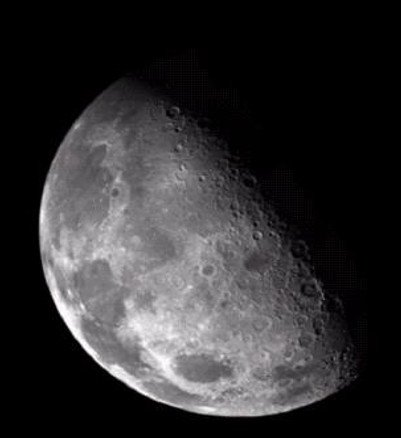
#> input picture labs/lab7/images/moon.jpg, 401 x 438 px; its folder holds 3 pictures in this run; the run also reads 2 pictures not shown here
$ jupyter execute lab7.ipynb   (shell and % lines are left out)   (older library calls are emulated)
#> lines starting #> are read from the running program, lines starting #| are printed output that depends on the picture; after the words box and inside, x2 and y2 are one past the last pixel; in counts of white or black regions, pixels touching at a corner belong together
lab7
\
jaber alsaikhan
\
2240006539

# ARTI 404 - Image Processing
## Lab 7: Laplacian Filter, and Mathematical & Statistical Filters

The lab has two parts:

- **Part A** sharpens an image with the Laplacian filter, first with a manually
  defined kernel and `cv2.filter2D`, then with `cv2.Laplacian`.
- **Part B** adds four kinds of noise to an image and removes it with the
  mean filters (arithmetic, geometric, harmonic, contra-harmonic) and the
  order-statistic filters (median, max, min, midpoint).

The images the manual reads (`moon.jpg` and `noise.jpg`), plus a real
salt-and-pepper image used for the median filter, are in `labs/lab7/images/`.

[cell 1]
import os

import cv2
import numpy as np
from matplotlib import pyplot as plt
from skimage.metrics import peak_signal_noise_ratio as psnr

plt.rc('text', usetex=False)
# Noisy images compress badly as PNG, so figures are embedded as JPEG to keep
# the notebook small.

IMAGES_DIR = "images"
for f in sorted(os.listdir(IMAGES_DIR)):
    im = cv2.imread(os.path.join(IMAGES_DIR, f), 0)
    print(f"{f:16s} {im.shape}")
#| moon.jpg         (438, 401)

# Part A: Laplacian Filter

The Laplacian is the second derivative of the image,
`∇²f = ∂²f/∂x² + ∂²f/∂y²`. In discrete form it is the kernel

```
0  1  0
1 -4  1
0  1  0
```

It is 0 in flat regions and has a strong positive/negative response on both
sides of every edge, so it highlights fine detail. Adding that detail back to
the original image sharpens it.

## Apply Laplacian Filter on Image to get Sharp Image

[cell 2]
# ================ ( Laplacian Filter ) ===================


# 0. Image file path
imgFile = os.path.join(IMAGES_DIR, "moon.jpg")

# 1. Load image and convert to grayscale
img = cv2.imread(imgFile, 0)

# 2. Manually define the Laplacian Kernel
# This is the standard 3x3 kernel that detects horizontal and vertical edges
manual_kernel = np.array([
    [0,  1,  0],
    [1, -4,  1],
    [0,  1,  0]
], dtype=np.float32)

# 3. Apply the filter using filter2D
# For Laplacian, use cv2.CV_64F to avoid clipping negative values
laplacian_manual = cv2.filter2D(img, cv2.CV_64F, manual_kernel)
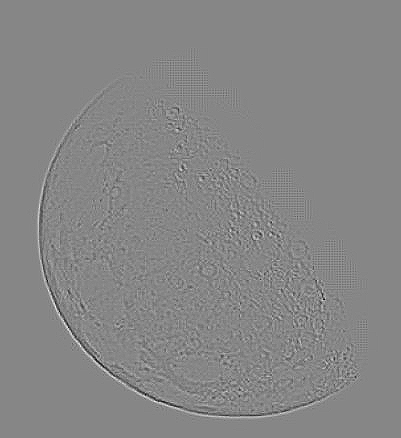
#> laplacian_manual: shape (438, 401) float64; min -123, max 110, mean 0; drawn with min black and max white

# 4. Take absolute value and convert back to 8-bit (0-255)
laplacian_abs = cv2.convertScaleAbs(laplacian_manual)

finalImage = img + laplacian_abs

# 5. Display images
plt.figure(figsize=(12, 10))
plt.subplot(221), plt.imshow(img, cmap='gray'), plt.title('Original Image')
plt.subplot(222), plt.imshow(laplacian_manual, cmap='gray'), plt.title('Laplacian Image')
plt.subplot(223), plt.imshow(laplacian_abs, cmap='gray'), plt.title('Convert with Abs Scale')
plt.subplot(224), plt.imshow(finalImage, cmap='gray'), plt.title('Final Image')
plt.show()

The Laplacian image is mid-gray in flat areas and shows the crater rims as
bright/dark pairs. `convertScaleAbs` keeps only the edge strength.

Two things are wrong with `finalImage = img + laplacian_abs`:

1. **Overflow.** Both arrays are `uint8`, so the sum wraps around modulo 256: a
   bright pixel (200) plus a strong edge (100) becomes 44, not 255. That is why
   some crater rims turn black in the final image.
2. **Sign.** Taking the absolute value throws away which side of the edge a
   pixel is on, so the image is only brightened along edges. Sharpening needs
   the dark side of an edge to get darker *and* the bright side brighter.
   Because the centre coefficient of this kernel is negative, the correct
   formula is `g = f - ∇²f`.

[cell 3]
wrapped = (img.astype(np.int32) + laplacian_abs) > 255
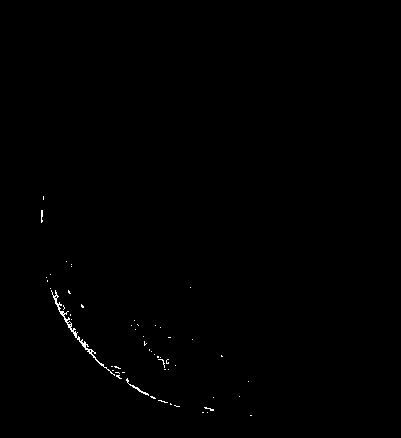
#> wrapped: shape (438, 401) bool; 0.31% white in thin lines or dots, all inside (x1, y1, x2, y2) = (41, 196, 252, 416)
print(f"Pixels that overflowed in img + laplacian_abs: {wrapped.sum()} "
      f"({100 * wrapped.mean():.2f}% of the image)")
#| Pixels that overflowed in img + laplacian_abs: 541 (0.31% of the image)

# Correct sharpening: work in float, subtract the signed Laplacian, then clip.
sharp_4 = np.clip(img.astype(np.float64) - laplacian_manual, 0, 255).astype(np.uint8)

# The alternative kernel from the manual also includes the diagonal neighbours.
kernel_8 = np.array([
    [1,  1,  1],
    [1, -8,  1],
    [1,  1,  1]
], dtype=np.float32)
laplacian_8 = cv2.filter2D(img, cv2.CV_64F, kernel_8)
sharp_8 = np.clip(img.astype(np.float64) - laplacian_8, 0, 255).astype(np.uint8)
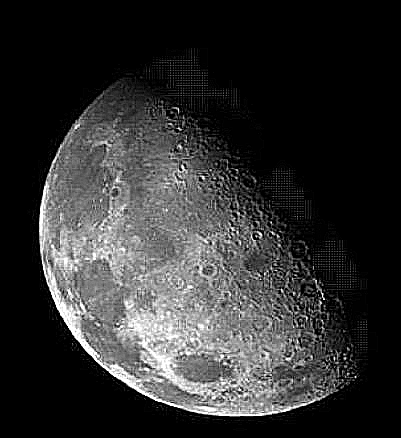
#> sharp_8: shape (438, 401); min 0, max 255, mean 48.7

fig, ax = plt.subplots(2, 2, figsize=(12, 13), layout="constrained")
ax[0, 0].imshow(img, cmap='gray', vmin=0, vmax=255), ax[0, 0].set_title('Original Image')
ax[0, 1].imshow(finalImage, cmap='gray', vmin=0, vmax=255), ax[0, 1].set_title('img + |Laplacian| (uint8 overflow)')
ax[1, 0].imshow(sharp_4, cmap='gray', vmin=0, vmax=255), ax[1, 0].set_title('img - Laplacian (4-neighbour kernel)')
ax[1, 1].imshow(sharp_8, cmap='gray', vmin=0, vmax=255), ax[1, 1].set_title('img - Laplacian (8-neighbour kernel)')
for a in ax.flat:
    a.axis('off')
plt.show()

With `img - Laplacian` the craters and the terminator (the line between the lit
and dark halves) are clearly sharper, with no black artefacts. The 8-neighbour
kernel also responds to diagonal edges and its centre weight is larger, so it
sharpens more strongly.

### Using `cv2.Laplacian`

The second version blurs the image first: the Laplacian is a second
derivative, so it amplifies noise, and a small Gaussian blur stops it from
treating noise as edges. `cv2.Laplacian` with the default `ksize=1` uses the
same 4-neighbour kernel as above.

[cell 4]
# ================== ( Laplacian Filter ) ===============

# 1. Optional: Apply Gaussian Blur to reduce noise
# This prevents the algorithm from picking up tiny details as edges
blurred = cv2.GaussianBlur(img, (3, 3), 0)

# 2. Apply the Laplacian Algorithm
# Use CV_64F to capture both positive and negative gradients (essential for edges)
laplacian = cv2.Laplacian(blurred, cv2.CV_64F)

# 3. Convert back to 8-bit image to view it properly
laplacian_8bit = cv2.convertScaleAbs(laplacian)

# 4. Adding Laplace and origianl Image
finalImage2 = img + laplacian_8bit

# 5. Display images
plt.figure(figsize=(12, 10))
plt.subplot(221), plt.imshow(img, cmap='gray'), plt.title('Original Image')
plt.subplot(222), plt.imshow(laplacian, cmap='gray'), plt.title('Laplacian Image')
plt.subplot(223), plt.imshow(laplacian_8bit, cmap='gray'), plt.title('Convert with Abs Scale')
plt.subplot(224), plt.imshow(finalImage2, cmap='gray'), plt.title('Final Image')
plt.show()

[cell 5]
# Same fix as before: subtract the signed Laplacian in float and clip.
sharp_blur = np.clip(img.astype(np.float64) - laplacian, 0, 255).astype(np.uint8)

print("cv2.Laplacian(ksize=1) == filter2D with the 4-neighbour kernel:",
      np.allclose(cv2.Laplacian(img, cv2.CV_64F), laplacian_manual))
#| cv2.Laplacian(ksize=1) == filter2D with the 4-neighbour kernel: True

fig, ax = plt.subplots(1, 3, figsize=(18, 7), layout="constrained")
ax[0].imshow(img, cmap='gray', vmin=0, vmax=255), ax[0].set_title('Original Image')
ax[1].imshow(sharp_4, cmap='gray', vmin=0, vmax=255), ax[1].set_title('img - Laplacian(img)')
ax[2].imshow(sharp_blur, cmap='gray', vmin=0, vmax=255), ax[2].set_title('img - Laplacian(GaussianBlur(img))')
for a in ax:
    a.axis('off')
plt.show()

Blurring first gives a slightly softer result: the blocky JPEG artefacts in
the dark sky and along the terminator are amplified less, while the crater
edges are still enhanced.

# Part B: Mathematical and Statistical Filters

## Adding noise to an image

`add_noise` from the manual generates four noise models:

| Noise | Model |
| --- | --- |
| Gaussian | `N(0, σ²)` with `σ² = 0.01` on the [0, 1] scale (σ ≈ 25 gray levels) |
| Salt & pepper | 4% of the pixels set to 255 (salt) or 0 (pepper), half each |
| Exponential | `+ Exp(scale=10)`, always positive, so it brightens the image |
| Uniform | `+ U(-20, 20)` |

The random seed is fixed so the results are the same every time the notebook
is run.

[cell 6]
# ========== ( Adding nosie to an Image ) =================

np.random.seed(0)

# 0. Read an Image
imgPath = os.path.join(IMAGES_DIR, 'noise.jpg')
img = cv2.imread(imgPath, 0)

# 1. Function that handle all noise algorithm (Guassian, Exp, Uniform & Salt&Pepper)
def add_noise(image, noise_type):
#> called with noise_type = 'gaussian'
    row, col = image.shape

    if noise_type == "gaussian":
        mean = 0
        var = 0.01  # Adjust for more/less noise
        sigma = var**0.5
        gauss = np.random.normal(mean, sigma, (row, col))
        noisy = image / 255 + gauss
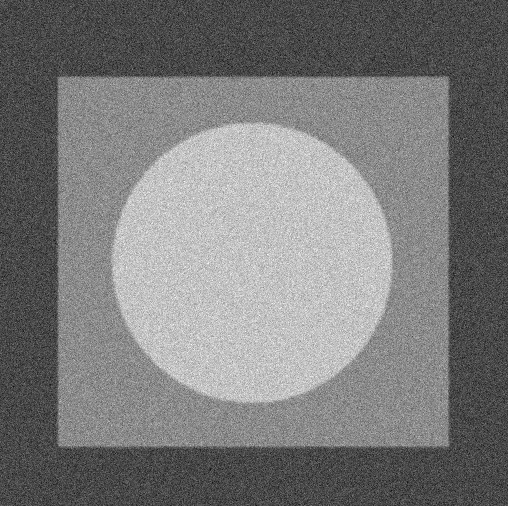
#> noisy: shape (506, 508) float64; min -0.391, max 1.31, mean 0.434; drawn with min black and max white
        return np.clip(noisy * 255, 0, 255).astype(np.uint8)

    elif noise_type == "salt_pepper":
        s_vs_p = 0.5
        amount = 0.04
        noisy = np.copy(image)
        # Salt (white pixels)
        num_salt = np.ceil(amount * image.size * s_vs_p)
        coords = [np.random.randint(0, i, int(num_salt)) for i in image.shape]
        noisy[tuple(coords)] = 255
        # Pepper (black pixels)
        num_pepper = np.ceil(amount * image.size * (1.0 - s_vs_p))
        coords = [np.random.randint(0, i, int(num_pepper)) for i in image.shape]
        noisy[tuple(coords)] = 0
        return noisy

    elif noise_type == "exponential":
        # Scale is the inverse of the rate (lambda)
        expo = np.random.exponential(scale=10.0, size=(row, col))
        noisy = image + expo
        return np.clip(noisy, 0, 255).astype(np.uint8)

    elif noise_type == "uniform":
        low = -20
        high = 20
        uni = np.random.uniform(low, high, (row, col))
        noisy = image + uni
        return np.clip(noisy, 0, 255).astype(np.uint8)


# 2. Generate Noisy Images
noise_gauss = add_noise(img, "gaussian")
noise_sp = add_noise(img, "salt_pepper")
noise_expo = add_noise(img, "exponential")
#> call 3 of add_noise, with noise_type = 'exponential'
#> in add_noise (call 3), `noisy = image + expo`:
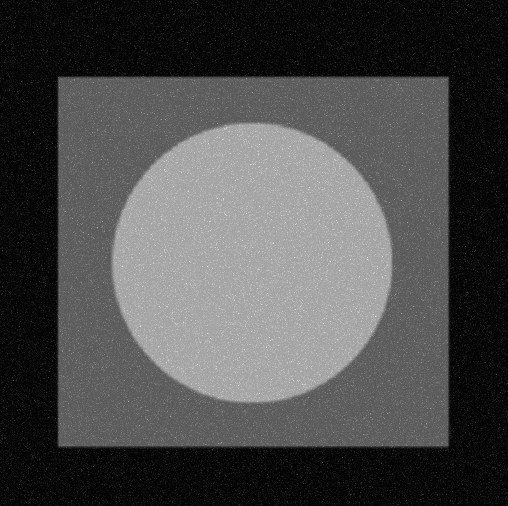
#> noisy: shape (506, 508) float64; min 22.55, max 353.1, mean 120.7; drawn with min black and max white
#> in add_noise (call 3), `return np.clip(noisy, 0, 255).astype(np.uint8)`:
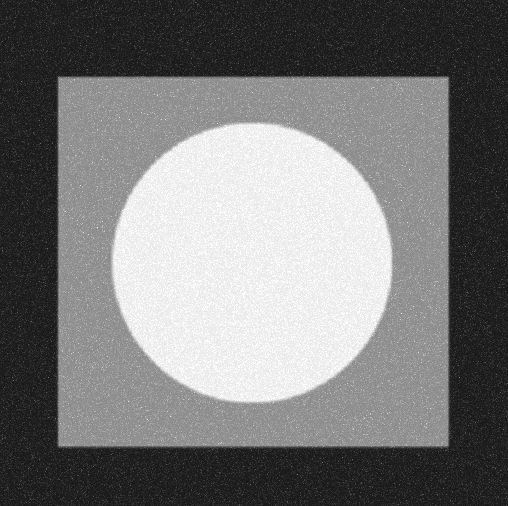
#> returned value: shape (506, 508); min 22, max 255, mean 120
noise_uni = add_noise(img, "uniform")

# 3. Display in 2x2 Grid
plt.figure(figsize=(12, 10))

plt.subplot(221), plt.imshow(noise_gauss, cmap='gray'), plt.title('Gaussian Noise')
plt.subplot(222), plt.imshow(noise_sp, cmap='gray'), plt.title('Salt & Pepper Noise')
plt.subplot(223), plt.imshow(noise_expo, cmap='gray'), plt.title('Exponential Noise')
plt.subplot(224), plt.imshow(noise_uni, cmap='gray'), plt.title('Uniform Noise')

for i in range(1, 5):
    plt.subplot(220 + i).axis('off')

plt.tight_layout()
plt.show()

The manual picked coordinates with `np.random.randint(0, i - 1, ...)`. The upper
bound of `randint` is already exclusive, so that never touched the last row or
column; it is `randint(0, i, ...)` here.

The salt-only and pepper-only images below are used later to show which
filters remove which kind of impulse noise. `show` is a small helper so every
comparison is plotted the same way.

[cell 7]
def add_impulse(image, value, amount=0.04):
    # Set a fraction `amount` of the pixels to `value` (255 = salt, 0 = pepper).
#> called with value = 255, amount = 0.04
    noisy = image.copy()
    mask = np.random.rand(*image.shape) < amount
    noisy[mask] = value
    return noisy

noise_salt = add_impulse(img, 255)
noise_pepper = add_impulse(img, 0)
#> call 2 of add_impulse, with value = 0, amount = 0.04
#> in add_impulse (call 2), `noisy[mask] = value`:
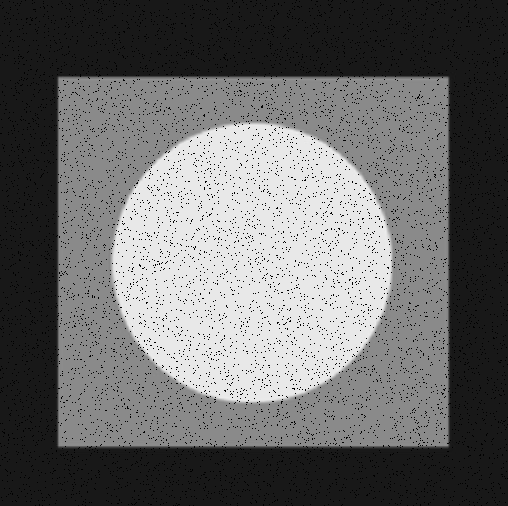
#> noisy: shape (506, 508); min 0, max 239, mean 106.3


def show(images, titles, size=5):
    fig, ax = plt.subplots(1, len(images), figsize=(size * len(images), size), layout="constrained")
    for a, im, t in zip(ax, images, titles):
        a.imshow(im, cmap='gray', vmin=0, vmax=255)
        a.set_title(t)
        a.axis('off')
    plt.show()


noisy_images = {
    "Gaussian": noise_gauss,
    "Salt & Pepper": noise_sp,
    "Exponential": noise_expo,
    "Uniform": noise_uni,
}
for name, im in noisy_images.items():
    print(f"PSNR of {name:13s} noisy image: {psnr(img, im):.2f} dB")
#> this loop made 4 passes
#> name on passes 1 to 4: 'Gaussian', 'Salt & Pepper', 'Exponential', 'Uniform'
#> (printed output is left out)

PSNR (peak signal-to-noise ratio, in dB) compares an image with the clean
original; higher is better. It is used below to measure how much each filter
helps.

## **Arithmetic Mean Filter**

`f̂(x, y) = (1/mn) Σ g(s, t)`: every pixel becomes the average of its `m × n`
neighbourhood. It reduces random noise but also blurs edges.

[cell 8]
# --- METHOD 1: Using Built-in OpenCV function ---

# Apply Arithmetic Mean Filter (using a 3x3 blur window)
# The larger the numbers in (3, 3), the smoother the image becomes.,
# you can change kernel size to (5,5), (7,7) etc.
filtered_img = cv2.blur(noise_gauss, (3, 3))

# --- METHOD 2: Manual implementation using a Kernel ---

# An Arithmetic Mean kernel is just a matrix of 1s divided by the total number of pixels.
kernel_size = 3
kernel = np.ones((kernel_size, kernel_size), np.float32) / (kernel_size * kernel_size)
arithmetic_mean_manual = cv2.filter2D(noise_gauss, -1, kernel)

print("max |cv2.blur - filter2D| =",
      np.abs(filtered_img.astype(int) - arithmetic_mean_manual).max())
#| max |cv2.blur - filter2D| = 0

show([noise_gauss, filtered_img, arithmetic_mean_manual],
     ['Gaussian Noise', 'cv2.blur (3x3)', 'filter2D with mean kernel (3x3)'])
#> the loop in show, `for a, im, t in zip(ax, images, titles):` made 3 passes
#> t on passes 1 to 3: 'Gaussian Noise', 'cv2.blur (3x3)', 'filter2D with mean kernel (3x3)'

The manual's Method 2 filtered `img` (the clean image) instead of the noisy
one; here both methods filter `noise_gauss`, and they give exactly the same
result.

[cell 9]
show([noise_gauss] + [cv2.blur(noise_gauss, (k, k)) for k in (3, 5, 7)],
     ['Gaussian Noise', 'Mean 3x3', 'Mean 5x5', 'Mean 7x7'], size=4.5)
#> call 2 of show, with size = 4.5
#> the loop in show (call 2), `for a, im, t in zip(ax, images, titles):` made 4 passes
#> t on passes 1 to 4: 'Gaussian Noise', 'Mean 3x3', 'Mean 5x5', 'Mean 7x7'
#> in show (call 2), `plt.show()`:
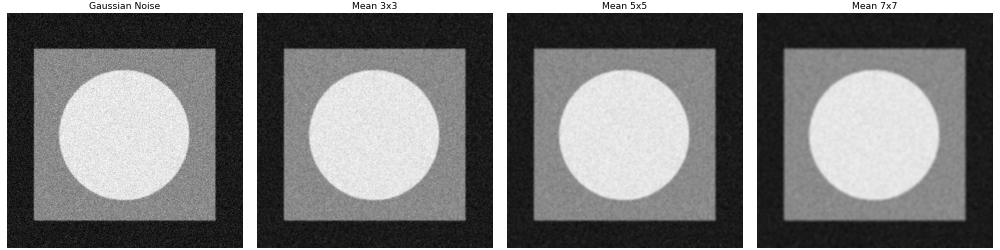
#> figure drawn by matplotlib, 4 panels

A larger window removes more noise but blurs the edges of the square and the
circle more.

## **Geometric Mean Filter**

`f̂(x, y) = [Π g(s, t)]^(1/mn)`. Taking the log turns the product into a sum,
so it is computed as `exp(mean(log g))`. It smooths about as well as the
arithmetic mean but loses less detail. Any 0 in the window makes the product
0, so it is very bad for pepper noise.

[cell 10]
def geometric_mean_filter(image, kernel_size=3):
    # 1. Convert to float64 and add a tiny epsilon to avoid log(0)
#> called with kernel_size = 3
    img_float = image.astype(np.float64) + 1e-6

    # 2. Apply the log-transform
    log_img = np.log(img_float)
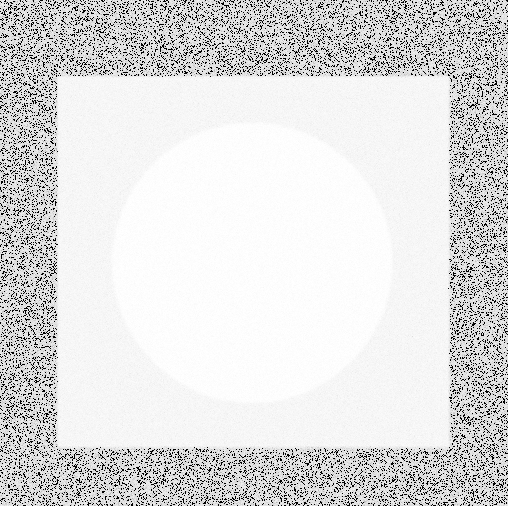
#> log_img: shape (506, 508) float64; min -13.82, max 5.54, mean 2.95; drawn with min black and max white

    # 3. Apply a box filter to the log image (calculates the average of logs)
    kernel = np.ones((kernel_size, kernel_size), np.float32) / (kernel_size * kernel_size)
    mean_log = cv2.filter2D(log_img, -1, kernel)
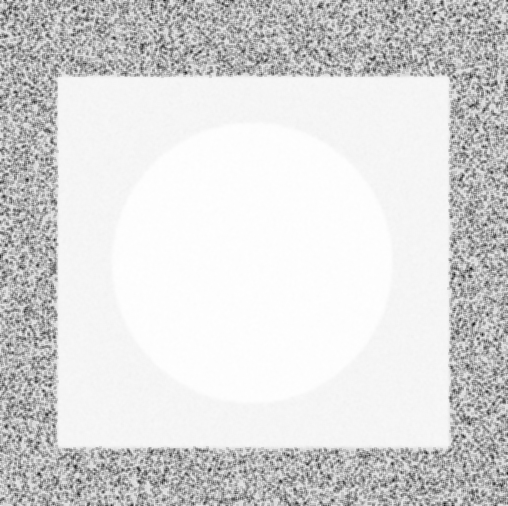
#> mean_log: shape (506, 508) float64; min -11.91, max 5.53, mean 2.95; drawn with min black and max white

    # 4. Take the exponent to get back to the geometric mean
    geo_mean = np.exp(mean_log)

    # 5. Clip and convert back to 8-bit
    return np.clip(geo_mean, 0, 255).astype(np.uint8)
#> (the rest of the program and of its run is left out)
